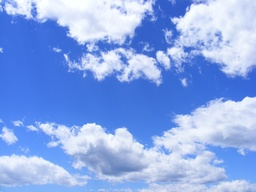
#> input picture ОСЗ/lab7/img/sky.jpg, 256 x 192 px, shrunk from 3072 x 2304 before the run
$ jupyter execute lab7.ipynb
#> lines starting #> are read from the running program, lines starting #| are printed output that depends on the picture
#### 24.11.23, &copy; Sokhin Dmytro KI-21-1, 2023

# OpenCV. Просторові методи обробки зображень. Робота з околом. Просторова фільтрація зображення (short version)

__Мета:__ знайомство з просторовими методами фільтрації зображень засобами OpenCV у середовищі Anaconda із застосуванням Jupyter Notebook засобами мови програмування Python.

# Хід Роботи

1.Реалізувати фільтр на основі ядра Гауса

[cell 1]
import numpy as np
import cv2
import matplotlib.pyplot as plt

def apply_gaussian_filter(image, sigma=1):
    # Розрахунок розміру ядра
    kernel_size = int(6 * sigma + 1)
    if kernel_size % 2 == 0:
        kernel_size += 1

    # Створення гаусівського ядра
    kernel = np.fromfunction(
        lambda x, y: (1/(2*np.pi*sigma**2)) *
                     np.exp(-((x-(kernel_size-1)/2)**2 + (y-(kernel_size-1)/2)**2) / (2*sigma**2)),
        (kernel_size, kernel_size)
    )
    kernel /= np.sum(kernel)

    # Застосування фільтрації до зображення
    filtered_image = cv2.filter2D(image, -1, kernel)
    return filtered_image

def display_images(original_image, filtered_image):
    # Відображення оригінального та фільтрованого зображення
    plt.figure(figsize=(10, 5))

    plt.subplot(1, 2, 1)
    plt.imshow(cv2.cvtColor(original_image, cv2.COLOR_BGR2RGB))
    plt.title('Original Image')
    plt.axis('off')

    plt.subplot(1, 2, 2)
    plt.imshow(cv2.cvtColor(filtered_image, cv2.COLOR_BGR2RGB))
    plt.title('Filtered Image')
    plt.axis('off')

    plt.show()

def main():
    # Зчитання та відображення оригінального зображення
    original_image = cv2.imread('img/sky.jpg')
#> original_image is the input picture: shape (192, 256, 3); mean B, G, R 233.3, 169.7, 138.8

    # Застосування гаусівського фільтра
    filtered_image = apply_gaussian_filter(original_image, sigma=2)
#> in apply_gaussian_filter, `filtered_image = cv2.filter2D(image, -1, kernel)`:
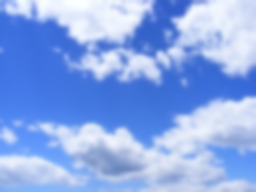
#> filtered_image: shape (192, 256, 3); mean B, G, R 233.3, 169.7, 138.8

    # Відображення результату
    display_images(original_image, filtered_image)

if __name__ == "__main__":
    main()

Гаусівський фільтр використовує ядро Гауса для згладжування зображення. Ядро Гауса визначає ваги, які відповідають гаусівському розподілу, і застосовуються до околів кожного пікселя на зображенні.

Формула гаусівського ядра зазвичай виглядає так:

$K(x, y) = \frac{1}{2\pi\sigma^2} \cdot e^{-\frac{x^2 + y^2}{2\sigma^2}}$

де:
- $K(x,y)$ - значення ядра в позиції $(x,y)$,
- $σ$ - стандартне відхилення гаусівського розподілу,
- $π$ - математична константа $π (pi)$,
- $e$ - число Ейлера, приблизно рівне 2.71828.

Гаусівський фільтр може бути використаний для гладкої зменшення впливу високочастотних компонентів на зображення, призводячи до згладженого ефекту. Велике значення σ призводить до більшої згладженості, а менше значення - до меншої.

2.Написати процедуру, яка б зашумлювала нормальним шумом з параметрами зображення

[cell 2]
import numpy as np
import cv2
import matplotlib.pyplot as plt

def apply_gaussian_noise(image, mean=0, sigma=25):
    # Генерація гаусівського шуму
#> called with mean = 0, sigma = 25
    rows, cols, channels = image.shape
#> rows = 192; cols = 256; channels = 3
    gaussian_noise = np.random.normal(mean, sigma, (rows, cols, channels))

    # Додавання шуму до зображення та обмеження значень в межах [0, 255]
    noisy_image = np.clip(image + gaussian_noise, 0, 255).astype(np.uint8)
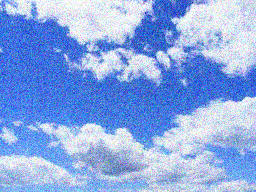
#> noisy_image: shape (192, 256, 3); mean B, G, R 229, 168.8, 137.9
    return noisy_image

def display_images(original_image, noisy_image):
    # Відображення оригінального та зашумленого зображення
    plt.figure(figsize=(10, 5))

    plt.subplot(1, 2, 1)
    plt.imshow(cv2.cvtColor(original_image, cv2.COLOR_BGR2RGB))
    plt.title('Original Image')
    plt.axis('off')

    plt.subplot(1, 2, 2)
    plt.imshow(cv2.cvtColor(noisy_image, cv2.COLOR_BGR2RGB))
    plt.title('Noisy Image')
    plt.axis('off')

    plt.show()
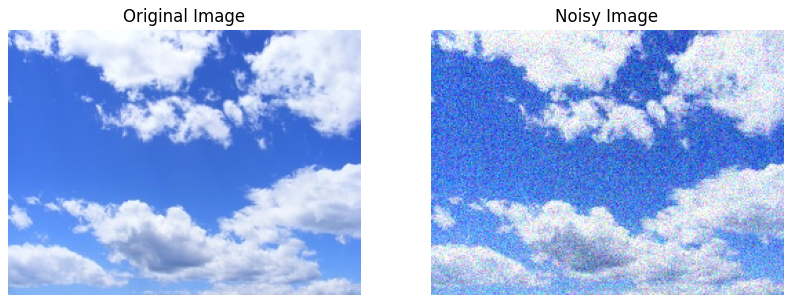
#> figure drawn by matplotlib, 2 panels

def main():
    # Зчитання та відображення оригінального зображення
    original_image = cv2.imread('img/sky.jpg')

    # Застосування гаусівського шуму
    noisy_image = apply_gaussian_noise(original_image, mean=0, sigma=25)

    # Відображення результату
    display_images(original_image, noisy_image)

if __name__ == "__main__":
    main()

3.Взявши за основу власний портрет, зашумити його нормальним шумом

[cell 3]
import numpy as np
import cv2
import matplotlib.pyplot as plt

def apply_gaussian_noise(image, mean=0, sigma=30):
    # Перевірка, чи зображення було зчитано правильно
#> called with mean = 0, sigma = 25
    if image is None:
        raise ValueError("Unable to read the image. Check the file path.")

    # Генерація гаусівського шуму
    rows, cols, channels = image.shape
#> rows = 192; cols = 256; channels = 3
    gaussian_noise = np.random.normal(mean, sigma, (rows, cols, channels))

    # Додавання шуму до зображення та обмеження значень в межах [0, 255]
    noisy_image = np.clip(image + gaussian_noise, 0, 255).astype(np.uint8)
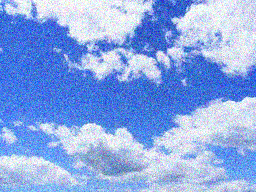
#> noisy_image: shape (192, 256, 3); mean B, G, R 228.9, 168.5, 137.8
    return noisy_image

def display_images(original_image, noisy_image, title1='Original Image', title2='Noisy Image'):
    # Відображення оригінального та зашумленого зображення
#> called with title1 = 'Original Portrait', title2 = 'Noisy Portrait'
    plt.figure(figsize=(15, 5))

    plt.subplot(1, 2, 1)
    plt.imshow(cv2.cvtColor(original_image, cv2.COLOR_BGR2RGB))
    plt.title(title1)
    plt.axis('off')

    plt.subplot(1, 2, 2)
    plt.imshow(cv2.cvtColor(noisy_image, cv2.COLOR_BGR2RGB))
    plt.title(title2)
    plt.axis('off')

    plt.show()
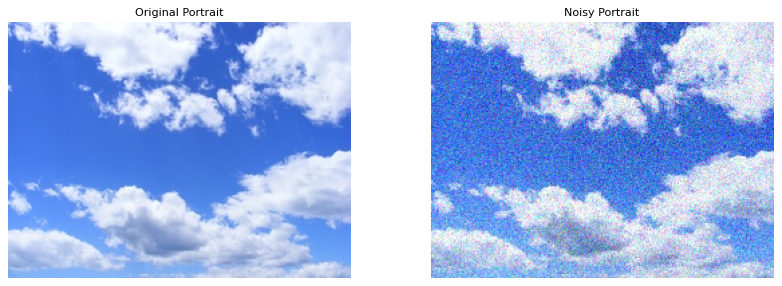
#> figure drawn by matplotlib, 2 panels

def main():
    # Зчитання та відображення оригінального портрету
    original_portrait = cv2.imread('img/sky.jpg')

    # Перевірка, чи зображення було зчитано правильно
    if original_portrait is None:
        raise ValueError("Unable to read the image. Check the file path.")

    # Застосування гаусівського шуму
    noisy_portrait = apply_gaussian_noise(original_portrait, mean=0, sigma=25)

    # Відображення результату
    display_images(original_portrait, noisy_portrait, title1='Original Portrait', title2='Noisy Portrait')

if __name__ == "__main__":
    main()

4.Реалізувати медіанний фільтр і продемонструвати послідовно роботу медіанного і гаусового фільтру, оптимально підібравши і обґрунтувавши значення параметрів.

[cell 4]
import numpy as np
import cv2
import matplotlib.pyplot as plt

def apply_median_filter(image, kernel_size=3):
    # Застосування медіанного фільтру
#> called with kernel_size = 5
    return cv2.medianBlur(image, kernel_size)
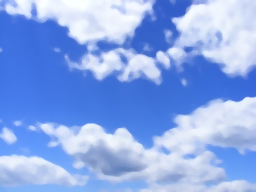
#> returned value: shape (192, 256, 3); mean of channels 0, 1, 2 233.5, 169.5, 138.5; drawn as B, G, R

def apply_gaussian_filter(image, sigma=1):
    # Розрахунок розміру ядра гаусівського фільтру
#> called with sigma = 1
    kernel_size = int(6 * sigma + 1)
    if kernel_size % 2 == 0:
        kernel_size += 1

    # Застосування гаусівського фільтру
    return cv2.GaussianBlur(image, (kernel_size, kernel_size), sigma)

def display_filtered_images(original_image, median_filtered_image, gaussian_filtered_image):
    # Відображення оригінального та зафільтрованого зображення
    plt.figure(figsize=(15, 5))

    plt.subplot(1, 3, 1)
    plt.imshow(cv2.cvtColor(original_image, cv2.COLOR_BGR2RGB))
    plt.title('Original Image')
    plt.axis('off')

    plt.subplot(1, 3, 2)
    plt.imshow(cv2.cvtColor(median_filtered_image, cv2.COLOR_BGR2RGB))
    plt.title('Median Filter')
    plt.axis('off')

    plt.subplot(1, 3, 3)
    plt.imshow(cv2.cvtColor(gaussian_filtered_image, cv2.COLOR_BGR2RGB))
    plt.title('Gaussian Filter')
    plt.axis('off')

    plt.show()
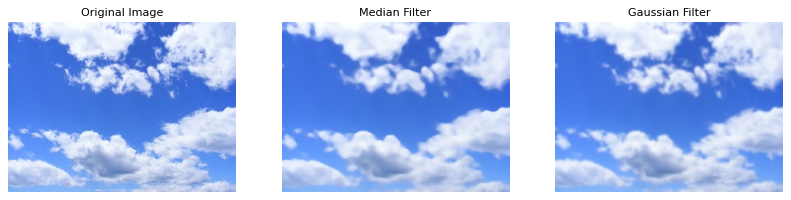
#> figure drawn by matplotlib, 3 panels

def main():
    # Зчитання та відображення оригінального портрету
    original_portrait = cv2.imread('img/sky.jpg')

    # Застосування медіанного та гаусівського фільтрів
    median_filtered_portrait = apply_median_filter(original_portrait, kernel_size=5)
    gaussian_filtered_portrait = apply_gaussian_filter(original_portrait, sigma=1)

    # Відображення результатів
    display_filtered_images(original_portrait, median_filtered_portrait, gaussian_filtered_portrait)

if __name__ == "__main__":
    main()

5.Реалізувати двосторонній фільтр

[cell 5]
import cv2
import numpy as np
import matplotlib.pyplot as plt

def apply_bilateral_filter(image, spatial_sigma=75, intensity_sigma=75):
    # Застосування білатерального фільтру
#> called with spatial_sigma = 75, intensity_sigma = 75
    bilateral_filtered_image = cv2.bilateralFilter(image, d=0, sigmaColor=intensity_sigma, sigmaSpace=spatial_sigma)
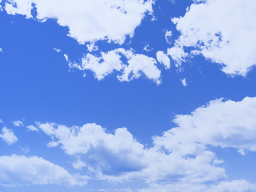
#> bilateral_filtered_image: shape (192, 256, 3); mean B, G, R 233.4, 169.4, 138.1
    return bilateral_filtered_image

def display_images(original_image, filtered_image, title1='Original Image', title2='Filtered Image'):
    # Відображення оригінального та зафільтрованого зображення
#> called with title1 = 'Original Portrait', title2 = 'Bilateral Filter'
    plt.figure(figsize=(10, 5))

    plt.subplot(1, 2, 1)
    plt.imshow(cv2.cvtColor(original_image, cv2.COLOR_BGR2RGB))
    plt.title(title1)
    plt.axis('off')

    plt.subplot(1, 2, 2)
    plt.imshow(cv2.cvtColor(filtered_image, cv2.COLOR_BGR2RGB))
    plt.title(title2)
    plt.axis('off')

    plt.show()
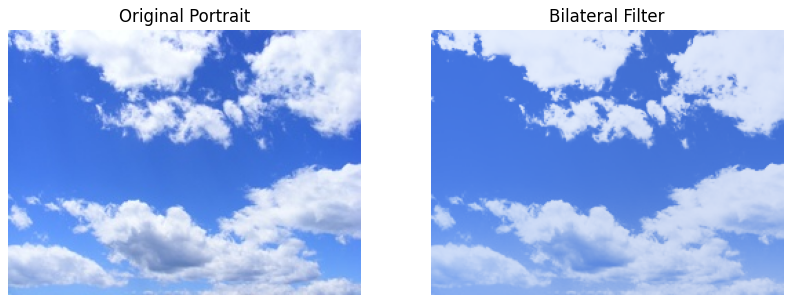
#> figure drawn by matplotlib, 2 panels

def main():
    # Зчитання та відображення оригінального портрету
    original_portrait = cv2.imread('img/sky.jpg')

    # Перевірка, чи зображення було зчитано правильно
    if original_portrait is None:
        print("Error: Could not load the image.")
        return

    # Застосування білатерального фільтру
    bilateral_filtered_portrait = apply_bilateral_filter(original_portrait, spatial_sigma=75, intensity_sigma=75)

    # Відображення результатів
    display_images(original_portrait, bilateral_filtered_portrait, title1='Original Portrait', title2='Bilateral Filter')

if __name__ == "__main__":
    main()

Двосторонній фільтр - це метод обробки зображень, який використовує інформацію як з локального, так і з глобального оточення кожного пікселя для зменшення впливу шуму та покращення контрасту зображення.
Градаційне перетворення вводить плавні переходи між значеннями пікселів, забезпечуючи плавніше згладжування та зменшуючи вплив різких перепадів яскравості. Формула градаційного перетворення може виглядати наступним чином:

$I_{\text{вихід}}(x, y) = a \cdot I_{\text{вхід}}(x, y) + b$

де $I_{\text{вихід}}(x, y)$ - це значення пікселя вхідного зображення у позначеному пікселі
(x,y),  $I_{\text{вхід}}(x, y)$ - значення пікселя вихідного зображення, a та b - параметри градаційного перетворення.

Ця формула дає можливість регулювати яскравість та контраст зображення шляхом зміни значень параметрів
a та b. Часто це використовується у фільтрах для покращення якості зображень та виділення деяких деталей.

6.Написати процедуру, до складу якої б входили всі низькочастотні фільтри, які досліджуються в цій лабораторній роботі, а вибір потрібного задавався відповідним вхідним параметром.

[cell 6]
import cv2
import matplotlib.pyplot as plt

def apply_gaussian_filter(image, sigma=1):
    # Розрахунок розміру ядра гаусівського фільтру
#> called with sigma = 3
    kernel_size = int(6 * sigma + 1)
    if kernel_size % 2 == 0:
        kernel_size += 1

    # Застосування гаусівського фільтру
    return cv2.GaussianBlur(image, (kernel_size, kernel_size), sigma)

def apply_median_filter(image, kernel_size=5):
    # Застосування медіанного фільтру
    return cv2.medianBlur(image, kernel_size)

def apply_bilateral_filter(image, spatial_sigma=75, intensity_sigma=75):
    # Застосування білатерального фільтру
    return cv2.bilateralFilter(image, d=0, sigmaColor=intensity_sigma, sigmaSpace=spatial_sigma)

def apply_low_pass_filters(image):
    # Застосування гаусівського фільтру
    gaussian_filtered_image = apply_gaussian_filter(image, sigma=3)

    # Застосування медіанного фільтру
    median_filtered_image = apply_median_filter(image, kernel_size=5)

    # Застосування білатерального фільтру
    bilateral_filtered_image = apply_bilateral_filter(image)

    return gaussian_filtered_image, median_filtered_image, bilateral_filtered_image

def display_filtered_images(original_image, filters):
    # Відображення оригінального та зафільтрованого зображення
    plt.figure(figsize=(15, 5))

    plt.subplot(1, 4, 1)
    plt.imshow(cv2.cvtColor(original_image, cv2.COLOR_BGR2RGB))
    plt.title('Original Image')
    plt.axis('off')

    titles = ['Gaussian Filter', 'Median Filter', 'Bilateral Filter']
    for i in range(3):
        plt.subplot(1, 4, i+2)
        plt.imshow(cv2.cvtColor(filters[i], cv2.COLOR_BGR2RGB))
        plt.title(titles[i])
        plt.axis('off')

    plt.show()
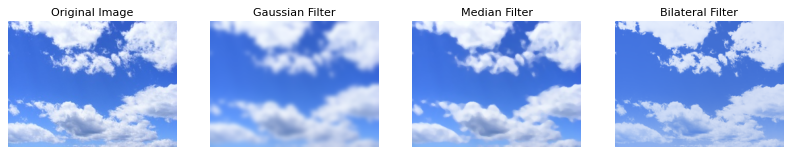
#> figure drawn by matplotlib, 4 panels

def main():
    # Зчитання та відображення оригінального зображення
    portrait_image = cv2.imread('img/sky.jpg')

    # Перевірка, чи зображення було зчитано правильно
    if portrait_image is None:
        print("Error: Could not load the image.")
        return

    # Застосування низькочастотних фільтрів
    filters = apply_low_pass_filters(portrait_image)

    # Відображення результатів
    display_filtered_images(portrait_image, filters)

if __name__ == "__main__":
    main()
